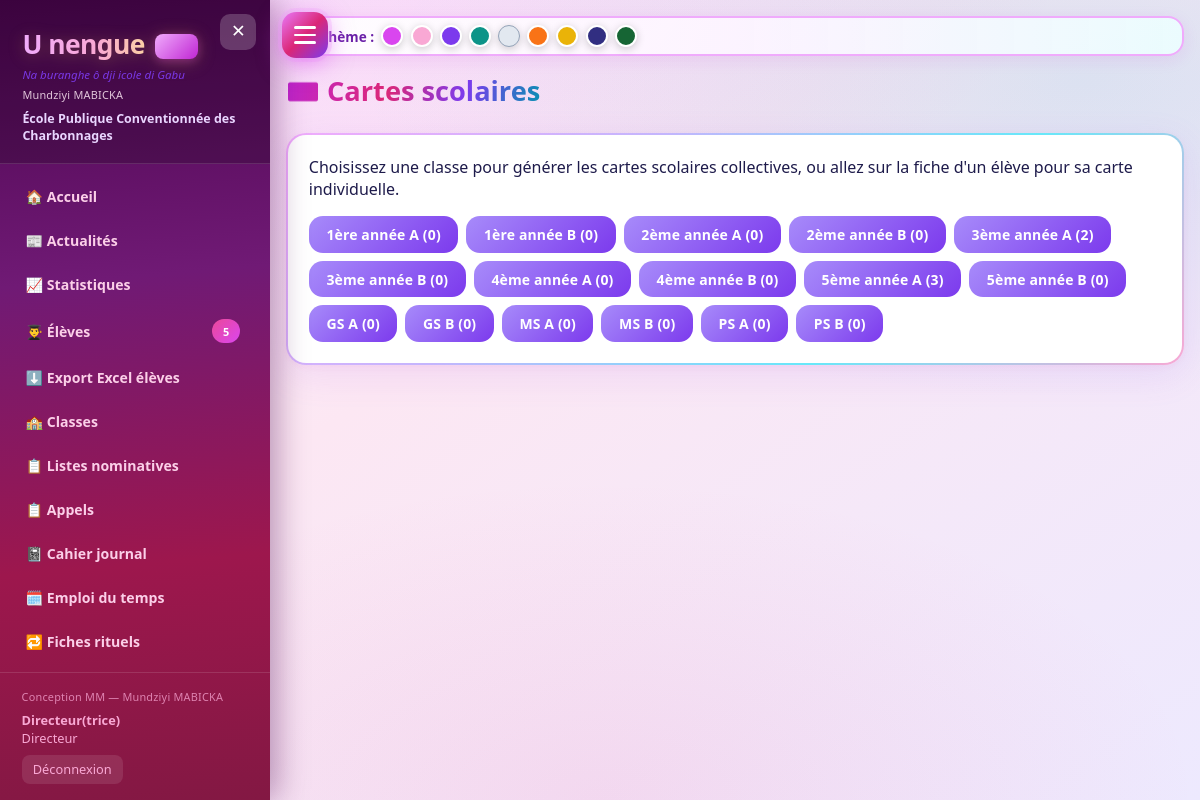
/cartes (signed in), run on the app's committed database.
### app.py (models this page shows)
class SchoolSettings(db.Model):
    id = db.Column(db.Integer, primary_key=True)
    tenant_id = db.Column(db.Integer, db.ForeignKey('tenant.id'), nullable=True, index=True)
    school_name = db.Column(db.String(200), default='École Primaire')
    address = db.Column(db.String(300), default='')
    phone = db.Column(db.String(50), default='')
    email = db.Column(db.String(120), default='')
    province = db.Column(db.String(100), default='')
    circonscription = db.Column(db.String(100), default='')
    director_name = db.Column(db.String(120), default='')
    annee_scolaire = db.Column(db.String(20), default='2025-2026')
    sms_enabled = db.Column(db.Boolean, default=False)
    sms_provider = db.Column(db.String(50), default='twilio')  # twilio / manuel
    sms_account_sid = db.Column(db.String(120), default='')
    sms_auth_token = db.Column(db.String(120), default='')
    sms_from_number = db.Column(db.String(30), default='')
    smtp_enabled = db.Column(db.Boolean, default=False)
    smtp_host = db.Column(db.String(120), default='smtp.gmail.com')
    smtp_port = db.Column(db.Integer, default=587)
    smtp_user = db.Column(db.String(120), default='')
    smtp_password = db.Column(db.String(200), default='')
    smtp_from = db.Column(db.String(120), default='')
    smtp_use_tls = db.Column(db.Boolean, default=True)
    logo_path = db.Column(db.String(300), default='')
    logo2_path = db.Column(db.String(300), default='')
    logo3_path = db.Column(db.String(300), default='')
    logo4_path = db.Column(db.String(300), default='')

class ClassRoom(db.Model):
    id = db.Column(db.Integer, primary_key=True)
    tenant_id = db.Column(db.Integer, db.ForeignKey('tenant.id'), nullable=True, index=True)
    name = db.Column(db.String(80), nullable=False)
    level = db.Column(db.String(30))  # 1ère année ... 5ème année
    teacher = db.Column(db.String(120))
    students = db.relationship('Student', backref='classroom', lazy=True)

### app.py (the view)
@app.route('/cartes')
@login_required
def cartes():
    classes = scoped_query(ClassRoom).order_by(ClassRoom.level).all()
    return render_template('cartes.html', classes=classes)

### app.py (called while the page is built, shortened)
def login_required(f):
    @wraps(f)
    def decorated(*args, **kwargs):
        if 'user_id' not in session:
            flash('Veuillez vous connecter.', 'warning')
            return redirect(url_for('login'))
        return f(*args, **kwargs)
    return decorated

def current_tenant_id():
    if session.get('is_creator'):
        return session.get('view_tenant_id')  # optionnel : voir une école
    return session.get('tenant_id')

def scoped_query(model):
    q = model.query
    if not hasattr(model, 'tenant_id'):
        return q
    if session.get('is_creator') and not session.get('view_tenant_id'):
        return q  # créateur voit tout
    tid = current_tenant_id()
    if tid is None:
        return q.filter(model.tenant_id == -1)  # rien
    return q.filter(model.tenant_id == tid)

@app.before_request
def before_request_migrate():
    global _schema_ready

@app.context_processor
def inject_globals():
    try:
        settings = scoped_query(SchoolSettings).first()
        students_count = scoped_query(Student).count()
    except Exception:
        settings = None
        students_count = 0
    return dict(settings=settings, students_count=students_count,
                mastery_class=mastery_class, COMPETENCES=COMPETENCES,
                NIVEAUX=NIVEAUX, PALIERS=PALIERS,
                theme=session.get('theme', 'fuchsia'))

### templates/cartes.html (shortened to what this page needs)
{% extends "base.html" %}
{% block content %}
<div class="page-header"><h2>🪪 Cartes scolaires</h2></div>
<div class="card">
    <p style="margin-bottom:1rem">Choisissez une classe pour générer les cartes scolaires collectives, ou allez sur la fiche d'un élève pour sa carte individuelle.</p>
    <div style="display:flex;flex-wrap:wrap;gap:0.5rem">
    {% for c in classes %}
    <a href="{{ url_for('cartes_classe', id=c.id) }}" class="btn btn-purple">{{ c.name }} ({{ c.students|length }})</a>
    {% endfor %}
    </div>
</div>
{% endblock %}

### templates/base.html (shortened to what this page needs)
<!DOCTYPE html>
<html lang="fr" data-theme="{{ theme|default("fuchsia") }}">
<head>
    <link rel="stylesheet" href="{{ url_for('static', filename='css/style.css') }}">
</head>
<body>
    <button type="button" class="menu-fab" id="menuToggle" aria-label="Menu">
        <span></span><span></span><span></span>
    </button>
    <aside class="sidebar" id="sidebar">
        <div class="sidebar-header">
            <button type="button" class="menu-close" id="menuClose" aria-label="Fermer">✕</button>
            <h1>U nengue <span class="mm-badge">MM</span></h1>
            <div class="subtitle">Na buranghe ô dji icole di Gabu</div>
            <div class="mm-credit" style="opacity:0.85;margin-top:0.25rem">Mundziyi MABICKA</div>
            <div class="school-name">{{ settings.school_name if settings else 'École Primaire' }}</div>
        </div>
        <nav class="sidebar-nav">
            <a href="{{ url_for('dashboard') }}" class="nav-item {% if request.endpoint == 'dashboard' %}active{% endif %}">🏠 Accueil</a>
            <a href="{{ url_for('actualites') }}" class="nav-item {% if request.endpoint and 'actualite' in request.endpoint %}active{% endif %}">📰 Actualités</a>
            <a href="{{ url_for('statistiques') }}" class="nav-item {% if request.endpoint and 'statistique' in request.endpoint %}active{% endif %}">📈 Statistiques</a>
            <a href="{{ url_for('eleves') }}" class="nav-item {% if 'eleve' in (request.endpoint or '') %}active{% endif %}">👨‍🎓 Élèves <span class="badge">{{ students_count }}</span></a>
            <a href="{{ url_for('export_eleves_xlsx') }}" class="nav-item">⬇️ Export Excel élèves</a>
            {% if session.get('role') == 'Directeur' %}
            <a href="{{ url_for('classes') }}" class="nav-item {% if 'classe' in (request.endpoint or '') %}active{% endif %}">🏫 Classes</a>
            {% endif %}
            <a href="{{ url_for('listes') }}" class="nav-item {% if 'liste' in (request.endpoint or '') %}active{% endif %}">📋 Listes nominatives</a>
            <a href="{{ url_for('appels') }}" class="nav-item {% if request.endpoint and 'appel' in request.endpoint %}active{% endif %}">📋 Appels</a>
            <a href="{{ url_for('cahier_journal') }}" class="nav-item {% if request.endpoint and 'cahier' in request.endpoint %}active{% endif %}">📓 Cahier journal</a>
            <a href="{{ url_for('emploi_du_temps') }}" class="nav-item {% if request.endpoint and 'emploi' in (request.endpoint or '') %}active{% endif %}">🗓️ Emploi du temps</a>
            <a href="{{ url_for('fiches_rituels') }}" class="nav-item {% if request.endpoint and 'rituel' in (request.endpoint or '') %}active{% endif %}">🔁 Fiches rituels</a>
            <a href="{{ url_for('fiches_preparation') }}" class="nav-item {% if request.endpoint and 'preparation' in (request.endpoint or '') %}active{% endif %}">📝 Préparations</a>
        </nav>
        <div class="sidebar-footer">
            <div class="mm-credit">Conception MM — Mundziyi MABICKA</div>
            <div><strong>{{ session.get('full_name', '') }}</strong></div>
            <div>{{ session.get('role', '') }}</div>
            <a href="{{ url_for('logout') }}" class="sidebar-logout">Déconnexion</a>
        </div>
    </aside>
    <main class="main" id="mainContent">
        <div class="theme-bar-top">
            <span>🎨 Thème :</span>
            <a href="{{ url_for('set_theme', name='fuchsia') }}" class="theme-dot" style="background:#d946ef" title="Fuchsia"></a>
            <a href="{{ url_for('set_theme', name='maternelle-pastel') }}" class="theme-dot" style="background:#f9a8d4" title="Maternelle"></a>
            <a href="{{ url_for('set_theme', name='mauve-spatial') }}" class="theme-dot" style="background:#7c3aed" title="Mauve"></a>
            <a href="{{ url_for('set_theme', name='emeraude-mer') }}" class="theme-dot" style="background:#0d9488" title="Émeraude"></a>
            <a href="{{ url_for('set_theme', name='cristal-miranda') }}" class="theme-dot" style="background:#e2e8f0;border:1px solid #94a3b8" title="Cristal"></a>
            <a href="{{ url_for('set_theme', name='orange-vert') }}" class="theme-dot" style="background:#f97316" title="Orange"></a>
            <a href="{{ url_for('set_theme', name='soleil-or') }}" class="theme-dot" style="background:#eab308" title="Soleil"></a>
            <a href="{{ url_for('set_theme', name='nuit-indigo') }}" class="theme-dot" style="background:#312e81" title="Indigo"></a>
            <a href="{{ url_for('set_theme', name='foret-okoume') }}" class="theme-dot" style="background:#166534" title="Forêt"></a>
        </div>
        <div class="page-body">
            {% block content %}{% endblock %}
        </div>
    </main>
</body>
</html>

### data on the page
SchoolSettings: school_name "École Publique Conventionnée des Charbonnages"
ClassRoom: name "1ère année A", students|length "0"
ClassRoom: name "1ère année B", students|length "0"
ClassRoom: name "2ème année A", students|length "0"
ClassRoom: name "2ème année B", students|length "0"
ClassRoom: name "3ème année A", students|length "2"
ClassRoom: name "3ème année B", students|length "0"
ClassRoom: name "4ème année A", students|length "0"
ClassRoom: name "4ème année B", students|length "0"
ClassRoom: name "5ème année A", students|length "3"
ClassRoom: name "5ème année B", students|length "0"
ClassRoom: name "GS A", students|length "0"
ClassRoom: name "GS B", students|length "0"
ClassRoom: name "MS A", students|length "0"
ClassRoom: name "MS B", students|length "0"
ClassRoom: name "PS A", students|length "0"
ClassRoom: name "PS B", students|length "0"

### other printed values
{{ students_count }} "5"
{{ session.get('full_name', '') }} "Directeur(trice)"
{{ session.get('role', '') }} "Directeur"
